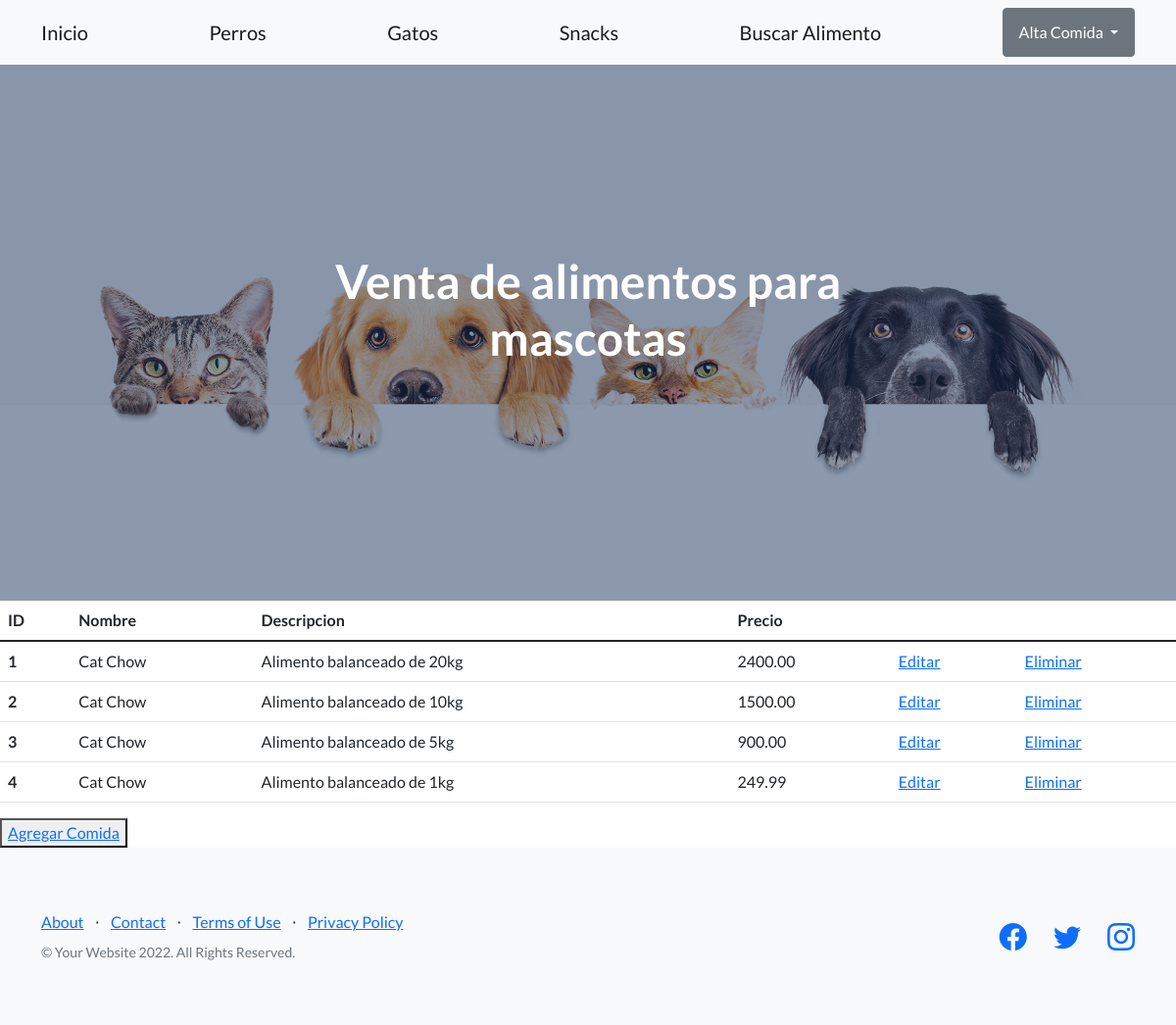
/gatos, run on an earlier commit of the app's database.
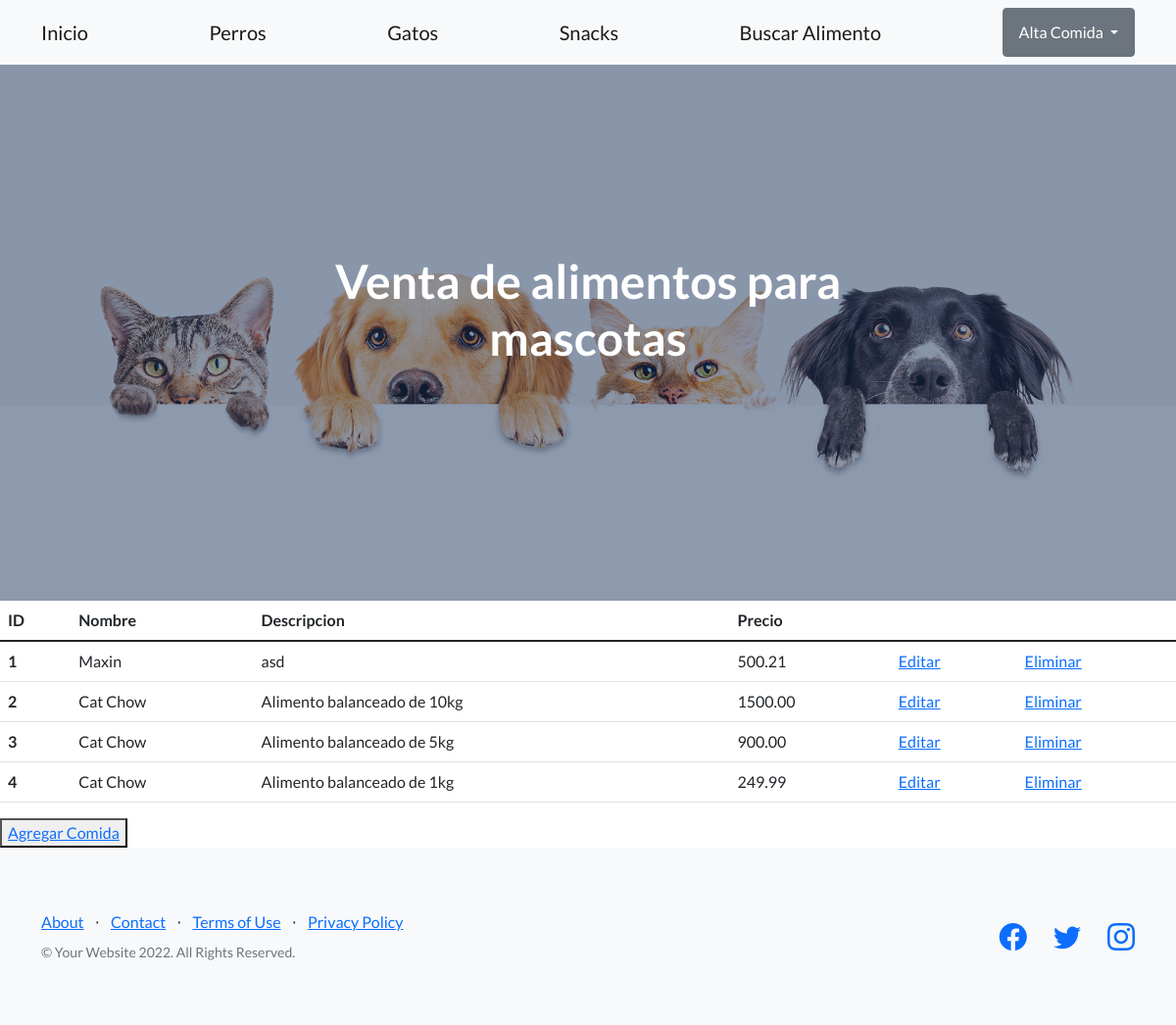
And on a later commit of the database.
### appComida/models.py (models this page shows, shortened)
class Gatos(models.Model):
    nombre = models.CharField(max_length=20)
    desc = models.CharField(max_length=100)
    precio = models.DecimalField(max_digits=10, decimal_places=2)

### appComida/views.py (the view)
# urls.py: path('gatos', views.gatos, name= "gatos"),
def gatos(request):
    gatos = Gatos.objects.all()
    dicc = {"gatos" : gatos}
    plantilla = loader.get_template("gatos.html")
    doc = plantilla.render(dicc)
    return HttpResponse (doc)

### appComida/template/gatos.html
{% extends "index.html" %}
{% load static %}
{% block compartido %}
<table class="table">
    <thead>
      <tr>
        <th scope="col">ID</th>
        <th scope="col">Nombre</th>
        <th scope="col">Descripcion</th>
        <th scope="col">Precio</th>
      </tr>
    </thead>
    <tbody>
        {% for n in gatos %}
      <tr>
        <th scope="row">{{n.id}}</th>
        <td>{{n.nombre}}</td>
        <td>{{n.desc}}</td>
        <td>{{n.precio}}</td>
        <td><a href="{% url 'editar_gatos' n.id %}">Editar</a></td>
        <td><a href="{% url 'elimina_gatos' n.id %}">Eliminar</a></td>
      </tr>
        {% endfor %}
    </tbody>
  </table>
  <button>
    <a href="alta_gato">Agregar Comida</a>
  </button>
{% endblock %}

What changed in the data, as far as the page shows it:
changed Gatos id 1: nombre "Cat Chow" → "Maxin"; desc "Alimento balanceado de 20kg" → "asd"; precio "2400.00" → "500.21"
